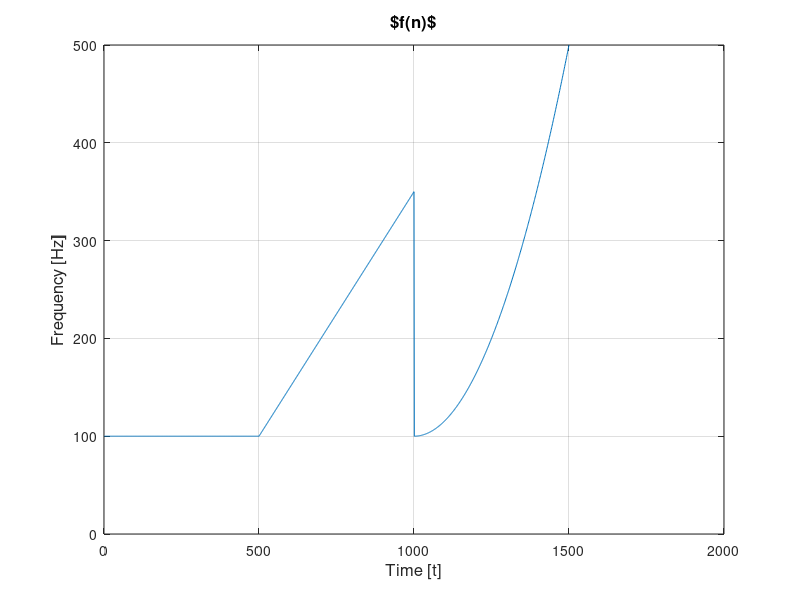
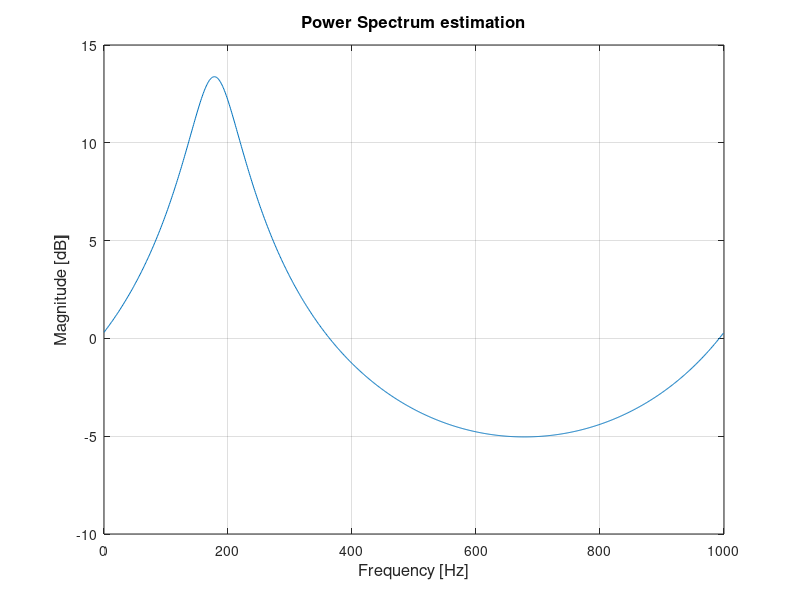

These charts were generated, in order, by the following MATLAB code: (Note: this script raises an error after producing the figures.)
clc
clear
close all

L = 1500;
M = 1;
mu = 0.06;
% generate phase function
fe = zeros(L,1);
fe(1:500) = 100;
n = 501:1000;
fe(n) = 100 + (n-500)/2;
n = 1001:1500;
fe(n) = 100 + ((n-1000)/25).^(2);

% generate the phase
fs = 1000;
phase = cumsum(fe);
noise = sqrt(0.05/2)*(randn(L,1) + 1i*randn(L,1));

% signal
y = exp(1i* 2*pi/fs * phase) + noise;

% AR coefficient
[AR_coefficient] = aryule(y,1);

[h,w]=freqz(1,AR_coefficient,1024);


figure()
plot(fe)
xlabel("Time [t]",'fontsize',12);ylabel("Frequency [Hz]",'fontsize',12)
ylim([0, 500]); grid on; title("$f(n)$",'fontsize',12)


figure() % can not capture the change in the frequency 
plot(w*fs/(2*pi), 20*log10(abs(h)))
ylabel("Magnitude [dB]",'fontsize',12);xlabel("Frequency [Hz]",'fontsize',12)
title("Power Spectrum estimation",'fontsize',12)
grid on;


%% Apply the CLMS algorithm
[e,a]=CLMS(M,y,y,mu);

for i = 1:length(a)
    % Run complex-valued LMS algorithm to estimate AR coefficient aˆ1(n)
    [h ,w]= freqz(1 , [1; -conj(a(i))], 1024); % Compute power spectrum
    H(:, i) = abs(h).^2; % Store it in a matrix
end
% Remove outliers in the matrix H
medianH = 50*median(median(H));
H(H > medianH) = medianH;


figure()
[xx,yy] = meshgrid(1:L,w/pi * fs/2);
mesh(xx, yy,  H);
view(2);
colormap turbo; colorbar;
xlabel("Time [t]",'fontsize',12);ylabel("Frequency [Hz]",'fontsize',12);
title("Time-frequency spectrum",'fontsize',12)
